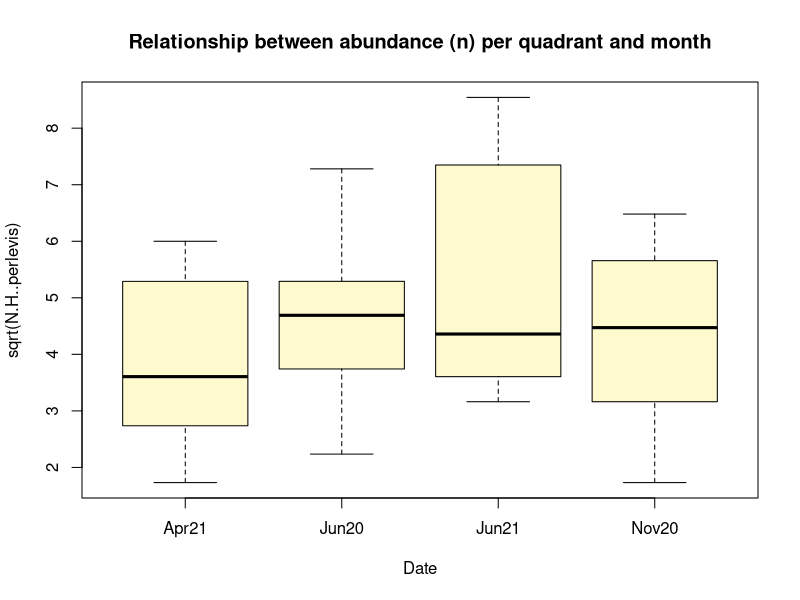
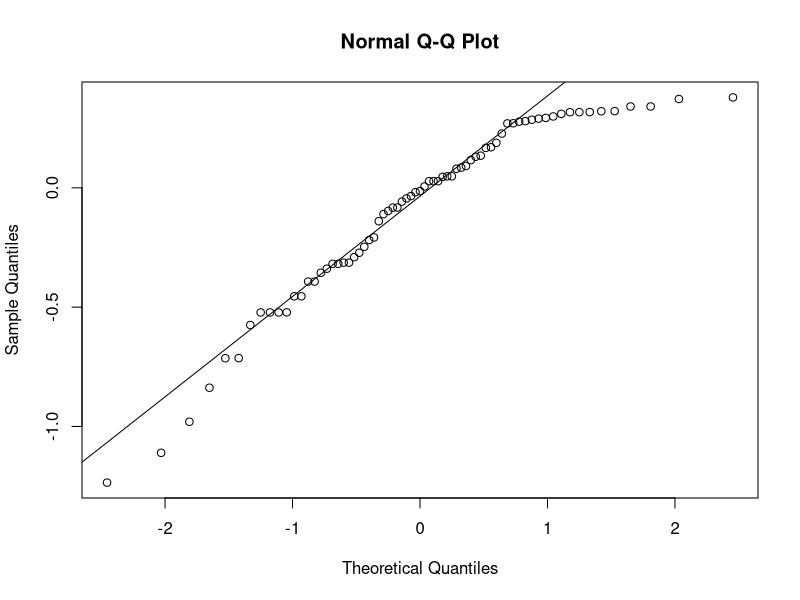
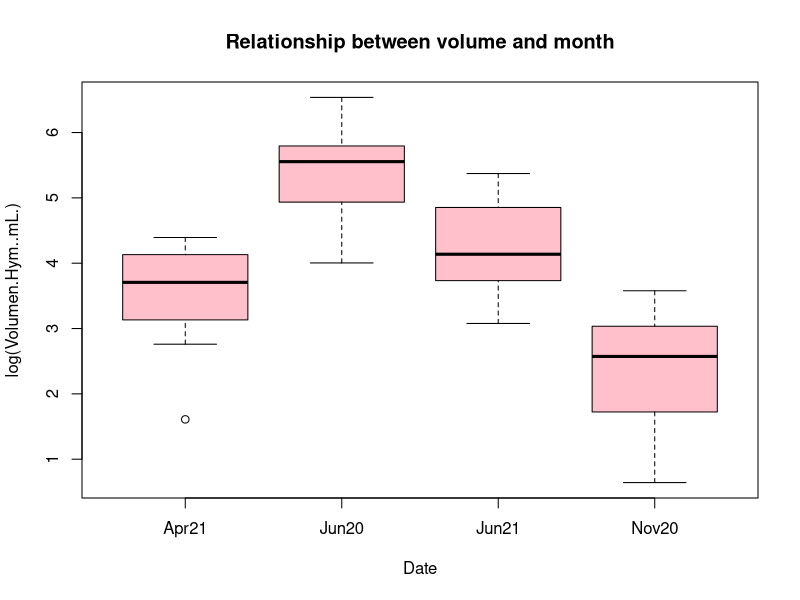
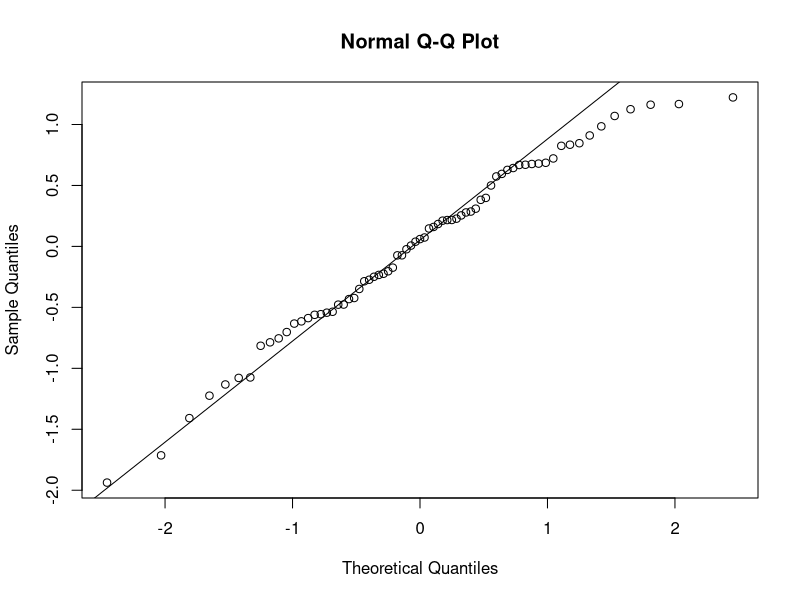
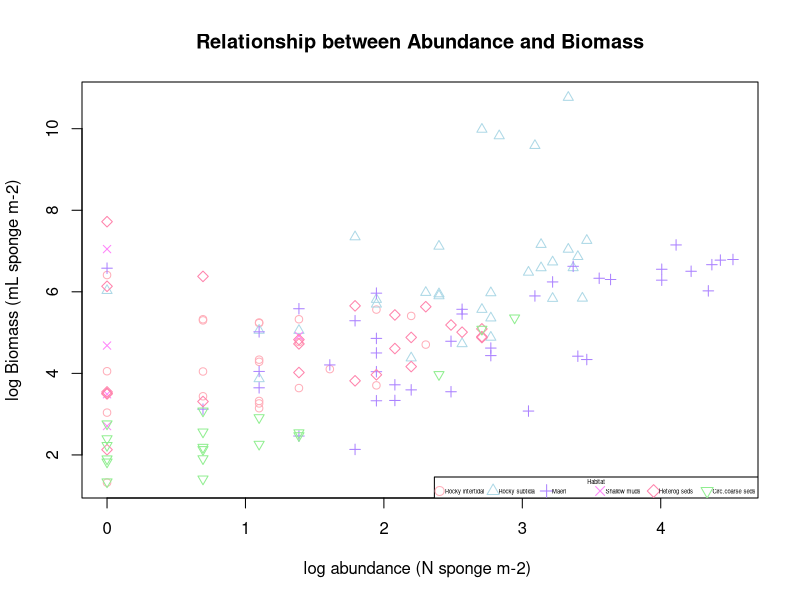
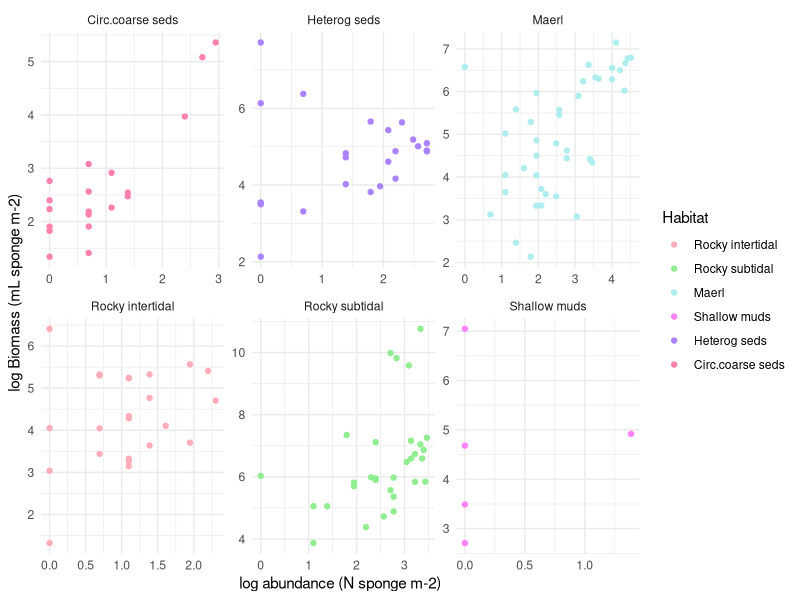
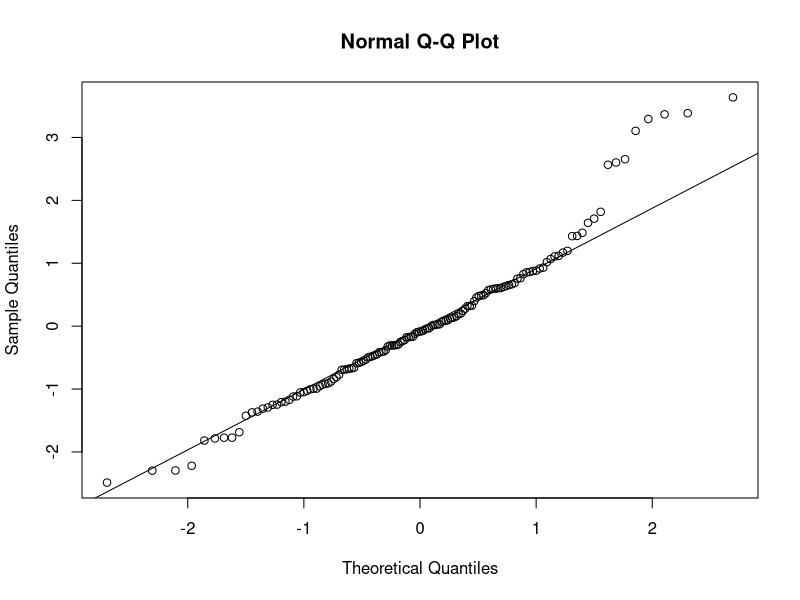

Write R code to recreate these figures, in order.
## ---- chunk 1
knitr::opts_chunk$set(echo = TRUE)
## ---- chunk 2

library(lme4)
library(multcomp)
## ---- chunk 3

prey_ab_vol <- read.csv('Dataa/prey_ab_vol.csv')
prey_ab_vol$row_id <- factor(1:nrow(prey_ab_vol))
Summaryprey_ab_vol <- summary(prey_ab_vol)
## ---- chunk 4
print(Summaryprey_ab_vol)
## ---- chunk 5
sd_N.H..perlevis <- sd(prey_ab_vol$N.H..perlevis)
sd_Volumen.Hym..mL. <- sd(prey_ab_vol$Volumen.Hym..mL.)

SDresults <- paste("Standard Deviation (N.H..perlevis):", sd_N.H..perlevis, "Standard Deviation (Volumen.Hym..mL.):", sd_Volumen.Hym..mL.)
print(SDresults)
  
boxplot(sqrt(N.H..perlevis)~ Date,prey_ab_vol,col="lemonchiffon", main = "Relationship between abundance (n) per quadrant and month")
## ---- chunk 6
m1 <- glm(N.H..perlevis ~ Date,prey_ab_vol,family='poisson')
m1 <- glmer(N.H..perlevis ~ Date + (1|row_id),prey_ab_vol,family='poisson')
## ---- chunk 7
drop1(m1,test='Chisq')
## ---- chunk 8
summary(glht(m1, linfct = mcp(Date = "Tukey")))
## ---- chunk 9
residualsm1 <- residuals(m1)
qqnormm1 <- qqnorm(residualsm1)
qqnormm1 <- qqline(residualsm1)

## ---- chunk 10

cor.test(log(prey_ab_vol$N.H..perlevis),log(prey_ab_vol$Volumen.Hym..mL.))
## ---- chunk 11
m7 <- aov(log(Volumen.Hym..mL.) ~ Date,prey_ab_vol)
anova(m7)
TukeyHSD(m7,ordered=TRUE)
## ---- chunk 12
boxplot(log(Volumen.Hym..mL.)~Date,prey_ab_vol,main = "Relationship between volume and month",col= 'pink')
## ---- chunk 13
library(car)
leveneTest(m7)
## ---- chunk 14
residualsm5 <- residuals(m7)
qqnormm5 <- qqnorm(residualsm5)
qqnormm5 <- qqline(residualsm5)
## ---- chunk 15

suppressPackageStartupMessages({
  library(dplyr)
})

TpHSal <- read.csv('Dataa/TempsalinitypH.csv')
empty_columns <- which(colSums(is.na(TpHSal)) == nrow(TpHSal))
TpHSal <- subset(TpHSal, select = -empty_columns)
summaryTpHSal <- summary(TpHSal)
print(summaryTpHSal)

sdT <- sd(TpHSal$T)
sdpH <- sd(TpHSal$PH)
Sal <- sd(TpHSal$S)
SDresults2 <- paste("Standard Deviation (T):", sdT, "Standard Deviation (pH):", sdpH, "Standard Deviation (Sal):", Sal)
print(SDresults2)

## ---- chunk 16
library(dplyr)
data <- data.frame(
  ID_SITE = c(5, 5, 5, 5, 5, 5, 5, 5, 5, 5, 5, 5, 5, 5),
  DATE = as.Date(c("10/6/2020", "18/6/2020", "26/6/2020", "5/11/2020", "12/11/2020", "20/11/2020", "27/11/2020", "3/4/2021", "8/4/2021", "16/4/2021", "7/6/2021", "15/6/2021", "21/6/2021", "29/6/2021"), format = "%d/%m/%Y"),
  T = c(15.416, 15.892, 16.824, 13.417, 13.241, 13.048, 12.848, 11.072, 11.23, 10.971, 15.061, 16.295, 15.688, 15.399),
  S = c(34.733, 34.632, 34.704, 34.552, 34.424, 34.56, 34.31, 33.62, 33.8, 34.156, 34.626, 34.762, 34.865, 35.014),
  PH = c(8.138, 7.959, 7.953, 7.799, 8.055, 7.791, 7.794, 7.9, 7.93, 7.91, 7.94, 7.91, 7.93, 7.88)
)
data$DATE <- as.POSIXlt(data$DATE)
data$Month <- data$DATE$mon + 1
data$Year <- data$DATE$year + 1900
averagestemp_ph_S <- aggregate(cbind(T, S, PH) ~ Month + Year, data, FUN = mean)
june_2020 <- subset(averagestemp_ph_S, Month == 6 & Year == 2020)
june_2021 <- subset(averagestemp_ph_S, Month == 6 & Year == 2021)
print(averagestemp_ph_S)
averages2 <- aggregate(Volumen.Hym..mL. / N.H..perlevis ~ Date, prey_ab_vol, FUN = mean)
print(averages2)
averagesvolume <- data.frame(
  Month = c(6, 11, 4, 6),
  Year = c(2020, 2020, 2021, 2021),
  Volumen.Hym..mL..N.H..perlevis = c(3.8781924, 12.6688840, 3.0448443, 0.8122513)
)
## ---- chunk 17
merged_dataset <- merge(averagesvolume, averagestemp_ph_S, by = c('Year', 'Month'))
correlation2 <- cor(merged_dataset[, c("Volumen.Hym..mL..N.H..perlevis", "T", "S", "PH")])
print(correlation2)

## ---- chunk 18
library(ggplot2)
data2022 <- read.csv('Dataa/data2022.csv')
data2022$row_id <- factor(1:nrow(data2022))
data2022 <- data2022[data2022$Abundance.sponges > 0, ]
data2022$Sponge.biomass <- as.numeric(gsub("[^0-9.]", "", data2022$Sponge.biomass))
## ---- chunk 19
summarydata2022 <- summary(data2022)
print(summarydata2022)
sdabundance <- sd(data2022$Abundance.sponges)
sdbiomass <- sd(data2022$Sponge.biomass)

sd2022 <- paste("Standard Deviation (Abundance):", sdabundance, "Standard Deviation (Biomass):", sdbiomass)
print(sd2022)
## ---- chunk 20
data2022$log.n <- log(data2022$Abundance.sponges)
data2022$log.biomass <- log(data2022$Sponge.biomass)

##normal plot
plot(data2022$log.n, data2022$log.biomass, xlab = "log abundance (N sponge m-2) ", ylab = "log Biomass (mL sponge m-2)", main = "Relationship between Abundance and Biomass",type = "n")

j <- 0
for (i in unique(data2022$Habitat)) {
  points(data2022$log.n[data2022$Habitat == i], data2022$log.biomass[data2022$Habitat == i],
         pch = j + 1, col = c("lightpink1", "lightblue", "mediumpurple1","orchid1", "palevioletred1",'lightgreen')[j + 1])
  j <- j + 1
}

legend("bottomright", legend = unique(data2022$Habitat),
       pch = 1:length(unique(data2022$Habitat)),
       col = c("lightpink1", "lightblue", "mediumpurple1", "orchid1", "palevioletred1", 'lightgreen'),
       title = "Habitat", horiz = TRUE, cex = 0.35, pt.cex = 1.2, pt.bg = "white")
## ---- chunk 21
##ggplot

ggplot(data2022, aes(x = log.n, y = log.biomass, color = Habitat)) +
  geom_point() +
  labs(x = "log abundance (N sponge m-2)", y = "log Biomass (mL sponge m-2)") +
  theme_minimal() +
  facet_wrap(~ Habitat, nrow = 2, scales = "free") +
  scale_color_manual(values = c("lightpink1", "lightgreen", "paleturquoise", "orchid1", "mediumpurple1", "palevioletred1"),
                     breaks = unique(data2022$Habitat),
                     labels = unique(data2022$Habitat),
                     name = "Habitat")

## ---- chunk 22
correlation3 <- cor(data2022$Abundance.sponges, data2022$Sponge.biomass)
correlation3
## ---- chunk 23
m10 <- lm(log.biomass ~ Habitat*log.n, data = data2022)
m10b <- lm(log.biomass ~ Habitat + log.n, data = data2022)
anova(m10b,m10)
## ---- chunk 24
summary(m10b)
## ---- chunk 25

residualsm3 <- residuals(m10)
qqnormm3 <- qqnorm(residualsm3)
qqnormm3 <- qqline(residualsm3)
